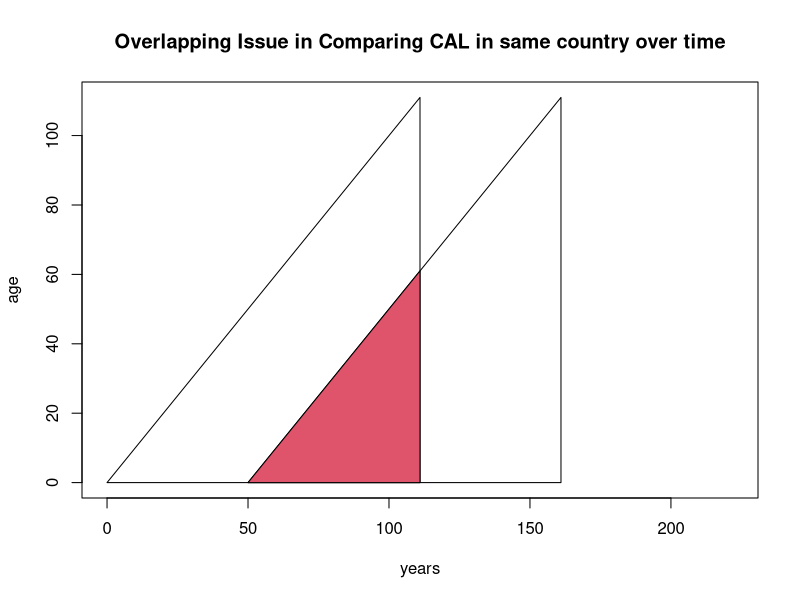

The R script that drew this image:
#### Overlapping ####

windows(8,5)
plot(c(0,222),c(0,111),col=0,xlab="years",ylab="age")
polygon(c(0,111,111),c(0,111,0))
polygon(c(50,161,161),c(0,111,0))
polygon(c(50,111,111),c(0,0,61),col=2)
title("Overlapping Issue in Comparing CAL in same country over time")
